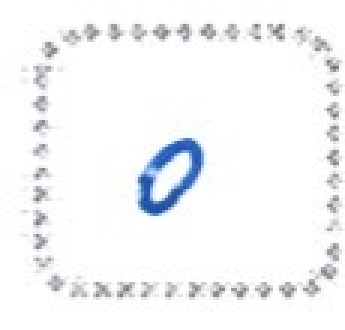
#> input picture test_image/0.jpg, 115 x 110 px (shown 3 times larger); its folder holds only this picture in this run
$ python single_prediction_saman.py
#> lines starting #> are read from the running program, lines starting #| are printed output that depends on the picture; after the words box and inside, x2 and y2 are one past the last pixel; in counts of white or black regions, pixels touching at a corner belong together
import os
import cv2
import numpy as np
from sklearn.neighbors import KNeighborsClassifier
from sklearn.model_selection import train_test_split
from sklearn.metrics import accuracy_score
from skimage.feature import hog

class FeatureExtraction:
    def choose(self, function, resizeImage, Labels):
        if function == "HOG":
            return self.hog(resizeImage)
        elif function == "SVD":
            return self.svd(resizeImage, Labels)
        elif function == "PCA":
            return self.pca(resizeImage, Labels)
        else:
            return self.hog(resizeImage)

    def hog(self, resizeImage):
        fd, hog_image = hog(resizeImage, orientations=8, pixels_per_cell=(16, 16),
                            cells_per_block=(1, 1), visualize=True)
        im_bw = list(hog_image.flatten())
        return im_bw

def load_images_from_folder(folder_path, size=50):
    data = []
    labels = []
    for path, subdirs, files in os.walk(folder_path):
        for name in files:
            image_path = os.path.join(path, name)
            img = cv2.imread(image_path, cv2.IMREAD_GRAYSCALE)
            resize_img = cv2.resize(img, (size, size), interpolation=cv2.INTER_AREA)
            _, thresholded_img = cv2.threshold(resize_img, 128, 255, cv2.THRESH_BINARY | cv2.THRESH_OTSU)
            features = FeatureExtraction().choose("HOG", thresholded_img, labels)
            data.append(features)
            labels.append(path[14:])  # Assuming the label is extracted from the folder structure
    return data, labels

def train_knn(x_train, y_train, k=5):
    classifier = KNeighborsClassifier(n_neighbors=k, n_jobs=-1)
    classifier.fit(x_train, y_train)
    return classifier

def main():
    # Load training data from the default folder (e.g., "persian_digit")
    x_train, y_train = load_images_from_folder("persian_digit")

    # Set test folder path (e.g., "test_image")
    test_folder_path = "test_image"
    x_test, y_test = load_images_from_folder(test_folder_path)
#> call 2 of load_images_from_folder, with folder_path = 'test_image', size = 50
#> in load_images_from_folder (call 2), `img = cv2.imread(image_path, cv2.IMREAD_GRAYSCALE)`:
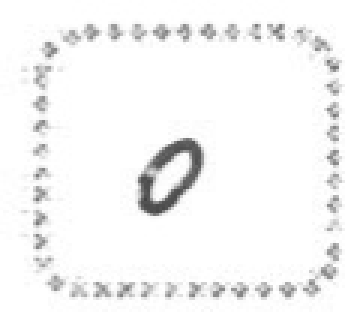
#> img: shape (110, 115) (shown 3 times larger); min 67, max 255, mean 245.4
#> in load_images_from_folder (call 2), `resize_img = cv2.resize(img, (size, size), interpolation=cv2.INTER_AREA)`:
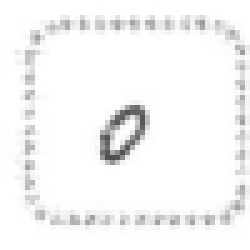
#> resize_img: shape (50, 50) (shown 5 times larger); min 78, max 255, mean 245.4
#> in load_images_from_folder (call 2), `_, thresholded_img = cv2.threshold(resize_img, 128, 255, cv2.THRESH_BI..`:
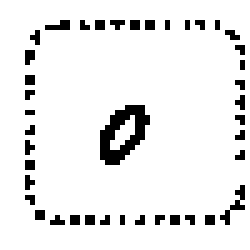
#> thresholded_img: shape (50, 50) (shown 5 times larger); 91.6% white; black in thin lines or dots, all inside (x1, y1, x2, y2) = (5, 4, 49, 45)
#> in hog, `fd, hog_image = hog(resizeImage, orientations=8, pixels_per_cell=(16, ..`:
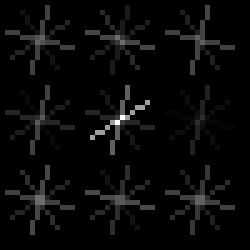
#> hog_image: shape (50, 50) float64 (shown 5 times larger); min 0, max 79.19, mean 2.7; drawn with min black and max white
#> in hog, `fd, hog_image = hog(resizeImage, orientations=8, pixels_per_cell=(16, ..`: fd = 72 values, max 0.577 at index 16, min 0 at index 1, mean 0.245
#> in hog, `im_bw = list(hog_image.flatten())`: im_bw = 2500 values, max 79.19 at index 1174, min 0 at index 0, mean 2.67
#> in load_images_from_folder (call 2), `features = FeatureExtraction().choose("HOG", thresholded_img, labels)`: features has the same summary as im_bw in hog
#> x_test = 1 item; y_test = ['']

    # Train KNN classifier
    k_value = 5  # Choose an appropriate value for k
    knn_classifier = train_knn(x_train, y_train, k=k_value)

    # Predict using the trained classifier
    y_pred = knn_classifier.predict(x_test)

    # Evaluate accuracy
    accuracy = accuracy_score(y_test, y_pred)
    print(f"Accuracy: {accuracy:.2f}")

if __name__ == "__main__":
#> (the run stopped early here; a loop or call above may not have finished)

$ run again, on test_image/4e.jpg
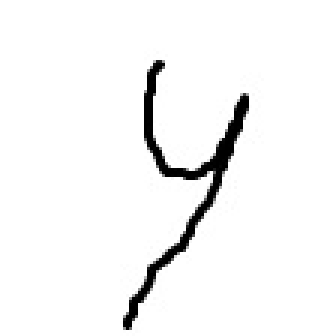
#> input picture test_image/4e.jpg, 107 x 112 px (shown 3 times larger)
#> in load_images_from_folder, img is the input picture: shape (112, 107); min 0, max 255, mean 244.5
#> in load_images_from_folder (call 2), `_, thresholded_img = cv2.threshold(resize_img, 128, 255, cv2.THRESH_BI..`:
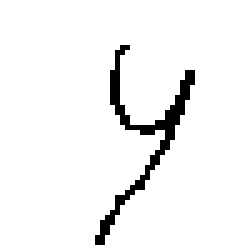
#> thresholded_img: shape (50, 50) (shown 5 times larger); 95.2% white; black in thin lines or dots, all inside (x1, y1, x2, y2) = (19, 9, 39, 49)
#> in hog, `fd, hog_image = hog(resizeImage, orientations=8, pixels_per_cell=(16, ..`:
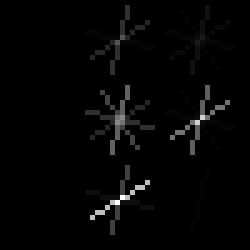
#> hog_image: shape (50, 50) float64 (shown 5 times larger); min 0, max 75.27, mean 1.3; drawn with min black and max white
#> fd = 72 values, max 1 at index 64, min 0 at index 0, mean 0.138
#> im_bw = 2500 values, max 75.27 at index 1974, min 0 at index 0, mean 1.33
#> features has the same summary as im_bw in hog
#> x_test = 1 item; y_test = ['']
